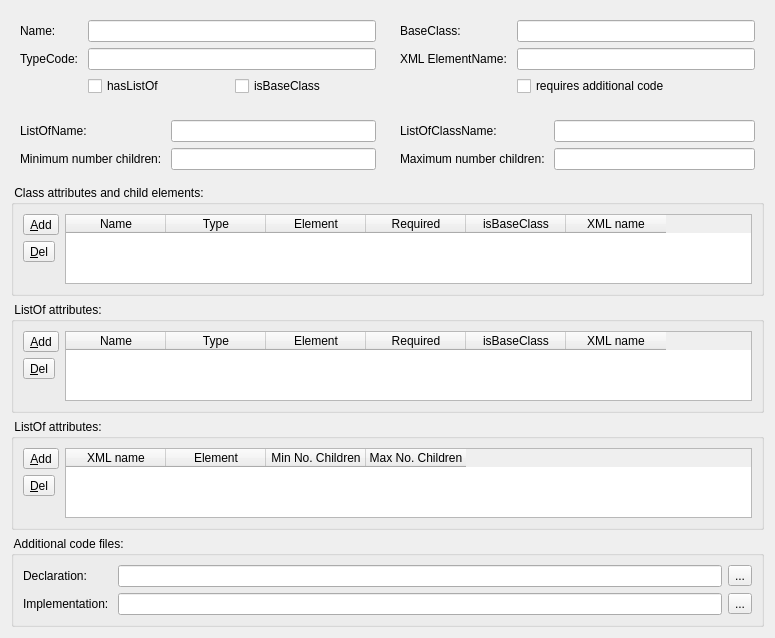
<?xml version="1.0" encoding="UTF-8"?>
<ui version="4.0">
 <class>FormDeviserClass</class>
 <widget class="QWidget" name="FormDeviserClass">
  <property name="geometry">
   <rect>
    <x>0</x>
    <y>0</y>
    <width>775</width>
    <height>600</height>
   </rect>
  </property>
  <property name="windowTitle">
   <string>Form</string>
  </property>
  <layout class="QVBoxLayout" name="verticalLayout_4">
   <item>
    <layout class="QHBoxLayout" name="horizontalLayout_8">
     <property name="spacing">
      <number>6</number>
     </property>
     <item>
      <widget class="QWidget" name="widget" native="true">
       <property name="sizePolicy">
        <sizepolicy hsizetype="Preferred" vsizetype="Minimum">
         <horstretch>0</horstretch>
         <verstretch>0</verstretch>
        </sizepolicy>
       </property>
       <property name="maximumSize">
        <size>
         <width>16777215</width>
         <height>16777215</height>
        </size>
       </property>
       <layout class="QFormLayout" name="formLayout">
        <item row="0" column="0">
         <widget class="QLabel" name="label">
          <property name="text">
           <string>Name:</string>
          </property>
         </widget>
        </item>
        <item row="0" column="1">
         <widget class="QLineEdit" name="txtName"/>
        </item>
        <item row="1" column="0">
         <widget class="QLabel" name="label_2">
          <property name="text">
           <string>TypeCode: </string>
          </property>
         </widget>
        </item>
        <item row="1" column="1">
         <widget class="QLineEdit" name="txtTypeCode"/>
        </item>
        <item row="2" column="1">
         <layout class="QHBoxLayout" name="horizontalLayout">
          <item>
           <widget class="QCheckBox" name="chkHasListOf">
            <property name="text">
             <string>hasListOf</string>
            </property>
           </widget>
          </item>
          <item>
           <widget class="QCheckBox" name="chkIsBaseClass">
            <property name="text">
             <string>isBaseClass</string>
            </property>
           </widget>
          </item>
         </layout>
        </item>
       </layout>
      </widget>
     </item>
     <item>
      <widget class="QWidget" name="widget_2" native="true">
       <property name="sizePolicy">
        <sizepolicy hsizetype="Preferred" vsizetype="Minimum">
         <horstretch>0</horstretch>
         <verstretch>0</verstretch>
        </sizepolicy>
       </property>
       <property name="maximumSize">
        <size>
         <width>16777215</width>
         <height>16777215</height>
        </size>
       </property>
       <layout class="QFormLayout" name="formLayout_2">
        <item row="0" column="0">
         <widget class="QLabel" name="label_3">
          <property name="text">
           <string>BaseClass:</string>
          </property>
         </widget>
        </item>
        <item row="0" column="1">
         <widget class="QLineEdit" name="txtBaseClass"/>
        </item>
        <item row="1" column="0">
         <widget class="QLabel" name="label_4">
          <property name="text">
           <string>XML ElementName: </string>
          </property>
         </widget>
        </item>
        <item row="1" column="1">
         <widget class="QLineEdit" name="txtXMLElementName"/>
        </item>
        <item row="2" column="1">
         <layout class="QHBoxLayout" name="horizontalLayout_2">
          <item>
           <widget class="QCheckBox" name="chkRequiresAdditionalCode">
            <property name="text">
             <string>requires additional code</string>
            </property>
           </widget>
          </item>
         </layout>
        </item>
       </layout>
      </widget>
     </item>
    </layout>
   </item>
   <item>
    <layout class="QHBoxLayout" name="horizontalLayout_9">
     <item>
      <widget class="QWidget" name="widget_3" native="true">
       <layout class="QFormLayout" name="formLayout_3">
        <item row="0" column="0">
         <widget class="QLabel" name="label_5">
          <property name="text">
           <string>ListOfName: </string>
          </property>
         </widget>
        </item>
        <item row="0" column="1">
         <widget class="QLineEdit" name="txtListOfName"/>
        </item>
        <item row="1" column="0">
         <widget class="QLabel" name="label_6">
          <property name="text">
           <string>Minimum number children: </string>
          </property>
         </widget>
        </item>
        <item row="1" column="1">
         <widget class="QLineEdit" name="txtMinNumChildren"/>
        </item>
       </layout>
      </widget>
     </item>
     <item>
      <widget class="QWidget" name="widget_4" native="true">
       <layout class="QFormLayout" name="formLayout_4">
        <item row="0" column="0">
         <widget class="QLabel" name="label_7">
          <property name="text">
           <string>ListOfClassName: </string>
          </property>
         </widget>
        </item>
        <item row="0" column="1">
         <widget class="QLineEdit" name="txtListOfClassName"/>
        </item>
        <item row="1" column="0">
         <widget class="QLabel" name="label_8">
          <property name="text">
           <string>Maximum number children: </string>
          </property>
         </widget>
        </item>
        <item row="1" column="1">
         <widget class="QLineEdit" name="txtMaxNumChildren"/>
        </item>
       </layout>
      </widget>
     </item>
    </layout>
   </item>
   <item>
    <widget class="QGroupBox" name="grpAttributes">
     <property name="title">
      <string> Class attributes and child elements: </string>
     </property>
     <layout class="QHBoxLayout" name="horizontalLayout_3">
      <item>
       <layout class="QVBoxLayout" name="verticalLayout">
        <item>
         <widget class="QToolButton" name="toolAdd">
          <property name="text">
           <string>&amp;Add</string>
          </property>
          <property name="icon">
           <iconset resource="deviser-resources.qrc">
            <normaloff>:/images/edit_add.png</normaloff>:/images/edit_add.png</iconset>
          </property>
         </widget>
        </item>
        <item>
         <widget class="QToolButton" name="toolDel">
          <property name="text">
           <string>&amp;Del</string>
          </property>
          <property name="icon">
           <iconset resource="deviser-resources.qrc">
            <normaloff>:/images/list_remove.png</normaloff>:/images/list_remove.png</iconset>
          </property>
         </widget>
        </item>
        <item>
         <spacer name="verticalSpacer">
          <property name="orientation">
           <enum>Qt::Vertical</enum>
          </property>
          <property name="sizeHint" stdset="0">
           <size>
            <width>20</width>
            <height>40</height>
           </size>
          </property>
         </spacer>
        </item>
       </layout>
      </item>
      <item>
       <widget class="QTableWidget" name="tblAttributes">
        <attribute name="verticalHeaderVisible">
         <bool>false</bool>
        </attribute>
        <column>
         <property name="text">
          <string>Name</string>
         </property>
        </column>
        <column>
         <property name="text">
          <string>Type</string>
         </property>
        </column>
        <column>
         <property name="text">
          <string>Element</string>
         </property>
        </column>
        <column>
         <property name="text">
          <string>Required</string>
         </property>
        </column>
        <column>
         <property name="text">
          <string>isBaseClass</string>
         </property>
        </column>
        <column>
         <property name="text">
          <string>XML name</string>
         </property>
        </column>
       </widget>
      </item>
     </layout>
    </widget>
   </item>
   <item>
    <widget class="QGroupBox" name="grpListOfAttributes">
     <property name="title">
      <string> ListOf attributes: </string>
     </property>
     <layout class="QHBoxLayout" name="horizontalLayout_4">
      <item>
       <layout class="QVBoxLayout" name="verticalLayout_2">
        <item>
         <widget class="QToolButton" name="toolAdd_2">
          <property name="text">
           <string>&amp;Add</string>
          </property>
          <property name="icon">
           <iconset resource="deviser-resources.qrc">
            <normaloff>:/images/edit_add.png</normaloff>:/images/edit_add.png</iconset>
          </property>
         </widget>
        </item>
        <item>
         <widget class="QToolButton" name="toolDel_2">
          <property name="text">
           <string>&amp;Del</string>
          </property>
          <property name="icon">
           <iconset resource="deviser-resources.qrc">
            <normaloff>:/images/list_remove.png</normaloff>:/images/list_remove.png</iconset>
          </property>
         </widget>
        </item>
        <item>
         <spacer name="verticalSpacer_2">
          <property name="orientation">
           <enum>Qt::Vertical</enum>
          </property>
          <property name="sizeHint" stdset="0">
           <size>
            <width>20</width>
            <height>40</height>
           </size>
          </property>
         </spacer>
        </item>
       </layout>
      </item>
      <item>
       <widget class="QTableWidget" name="tblLoAttributes">
        <attribute name="verticalHeaderVisible">
         <bool>false</bool>
        </attribute>
        <column>
         <property name="text">
          <string>Name</string>
         </property>
        </column>
        <column>
         <property name="text">
          <string>Type</string>
         </property>
        </column>
        <column>
         <property name="text">
          <string>Element</string>
         </property>
        </column>
        <column>
         <property name="text">
          <string>Required</string>
         </property>
        </column>
        <column>
         <property name="text">
          <string>isBaseClass</string>
         </property>
        </column>
        <column>
         <property name="text">
          <string>XML name</string>
         </property>
        </column>
       </widget>
      </item>
     </layout>
    </widget>
   </item>
   <item>
    <widget class="QGroupBox" name="grpInstantiations">
     <property name="title">
      <string> ListOf attributes: </string>
     </property>
     <layout class="QHBoxLayout" name="horizontalLayout_5">
      <item>
       <layout class="QVBoxLayout" name="verticalLayout_3">
        <item>
         <widget class="QToolButton" name="toolAdd_3">
          <property name="text">
           <string>&amp;Add</string>
          </property>
          <property name="icon">
           <iconset resource="deviser-resources.qrc">
            <normaloff>:/images/edit_add.png</normaloff>:/images/edit_add.png</iconset>
          </property>
         </widget>
        </item>
        <item>
         <widget class="QToolButton" name="toolDel_3">
          <property name="text">
           <string>&amp;Del</string>
          </property>
          <property name="icon">
           <iconset resource="deviser-resources.qrc">
            <normaloff>:/images/list_remove.png</normaloff>:/images/list_remove.png</iconset>
          </property>
         </widget>
        </item>
        <item>
         <spacer name="verticalSpacer_3">
          <property name="orientation">
           <enum>Qt::Vertical</enum>
          </property>
          <property name="sizeHint" stdset="0">
           <size>
            <width>20</width>
            <height>40</height>
           </size>
          </property>
         </spacer>
        </item>
       </layout>
      </item>
      <item>
       <widget class="QTableWidget" name="tblLoAttributes_2">
        <attribute name="verticalHeaderVisible">
         <bool>false</bool>
        </attribute>
        <column>
         <property name="text">
          <string>XML name</string>
         </property>
        </column>
        <column>
         <property name="text">
          <string>Element</string>
         </property>
        </column>
        <column>
         <property name="text">
          <string>Min No. Children</string>
         </property>
        </column>
        <column>
         <property name="text">
          <string>Max No. Children</string>
         </property>
        </column>
       </widget>
      </item>
     </layout>
    </widget>
   </item>
   <item>
    <spacer name="verticalSpacer_4">
     <property name="orientation">
      <enum>Qt::Vertical</enum>
     </property>
     <property name="sizeHint" stdset="0">
      <size>
       <width>20</width>
       <height>40</height>
      </size>
     </property>
    </spacer>
   </item>
   <item>
    <widget class="QGroupBox" name="groupBox">
     <property name="title">
      <string> Additional code files: </string>
     </property>
     <layout class="QFormLayout" name="formLayout_5">
      <item row="0" column="0">
       <widget class="QLabel" name="label_9">
        <property name="text">
         <string>Declaration: </string>
        </property>
       </widget>
      </item>
      <item row="0" column="1">
       <layout class="QHBoxLayout" name="horizontalLayout_6">
        <item>
         <widget class="QLineEdit" name="txtDeclaration"/>
        </item>
        <item>
         <widget class="QToolButton" name="cmdBrowseDeclaration">
          <property name="text">
           <string>...</string>
          </property>
         </widget>
        </item>
       </layout>
      </item>
      <item row="1" column="0">
       <widget class="QLabel" name="label_10">
        <property name="text">
         <string>Implementation: </string>
        </property>
       </widget>
      </item>
      <item row="1" column="1">
       <layout class="QHBoxLayout" name="horizontalLayout_7">
        <item>
         <widget class="QLineEdit" name="txtImplementation"/>
        </item>
        <item>
         <widget class="QToolButton" name="cmdBrowseImplementation">
          <property name="text">
           <string>...</string>
          </property>
         </widget>
        </item>
       </layout>
      </item>
     </layout>
    </widget>
   </item>
  </layout>
 </widget>
 <resources>
  <include location="deviser-resources.qrc"/>
 </resources>
 <connections/>
</ui>
